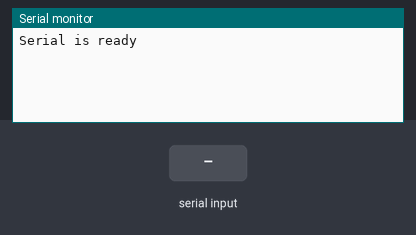
The sketch below on a simulated Arduino Uno, built with avr-gcc and run on an emulated ATmega328P. Shown: the last lines printed to the serial monitor. Inputs (shaded band) come from the test bench.

Above: at 1.2 s.
1.3 s: byte 30 received over Serial
At 1.9 s:
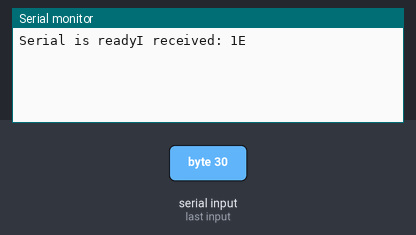
2.8 s: byte 90 received over Serial
At 4.0 s:
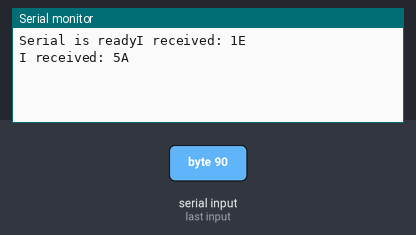
4.3 s: byte 120 received over Serial
At 5.4 s:
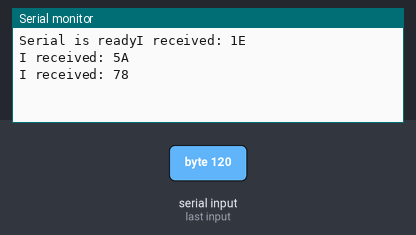

Measured:
- after the input at 1.3 s, the serial monitor: prints a new line at once (image 1)
- after the input at 2.8 s, the serial monitor: prints a new line at once (image 2)
- after the input at 4.3 s, the serial monitor: prints a new line at once (image 3)

The sketch:

UART_xbee.ino
```cpp
void setup() {
  // put your setup code here, to run once:
  Serial.begin(115200);
  Serial.print("Serial is ready");
}

int incomingByte = 0;

void loop() {
  // put your main code here, to run repeatedly:
  if (Serial.available()){
    incomingByte = Serial.read();

    Serial.print("I received: ");
    Serial.println(incomingByte,HEX);
    }
  delay(100);
}
```
